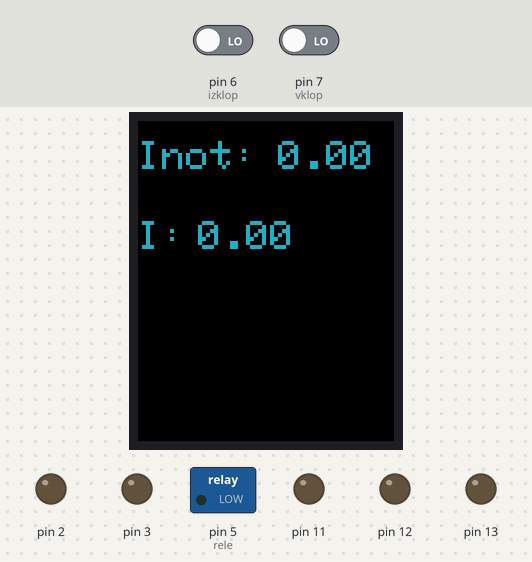
Recording of a sketch running on a simulated Arduino Uno, built with avr-gcc and run on an emulated ATmega328P. Shown: 128×160 colour display, switched loads named in the sketch (green lamp = pin HIGH), output pins drawn as LEDs (lit = HIGH). The test bench sets the inputs (shaded band); at power-on: pin 7 (vklop) LOW, pin 6 (izklop) LOW. Random numbers use the default seed unless the sketch sets one; pins used as bus, display or sensor lines are not drawn; what the sketch prints to the serial monitor is not drawn.

Above: at 1.2 s.
1.3 s: pin 7 (vklop) driven HIGH
At 2.1 s:
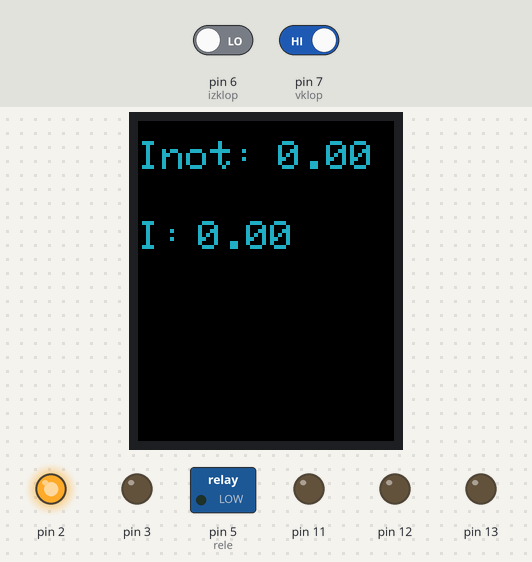
4.3 s: pin 6 (izklop) driven HIGH and pin 7 (vklop) driven LOW
At 5.05 s:
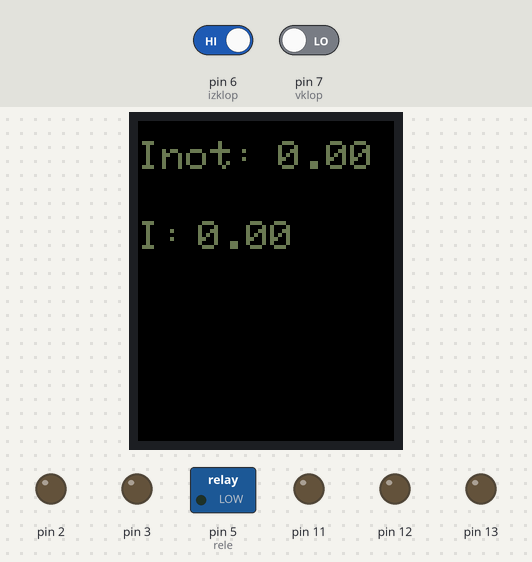
6.8 s: pin 7 (vklop) driven HIGH
At 7.6 s:
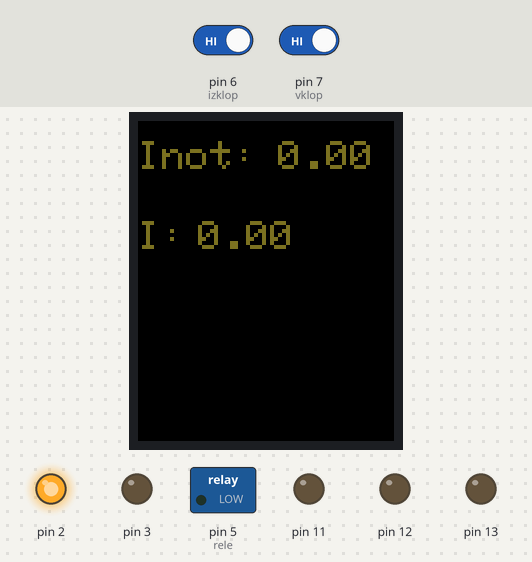
9.8 s: pin 7 (vklop) driven LOW
At 10.56 s:
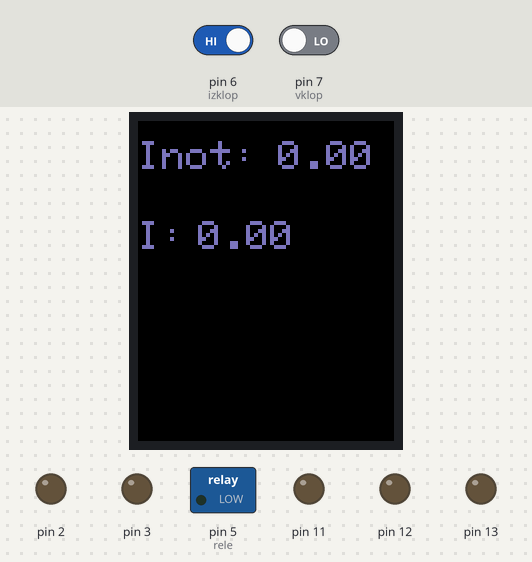
12.8 s: pin 6 (izklop) driven LOW and pin 7 (vklop) driven HIGH
At 13.6 s:
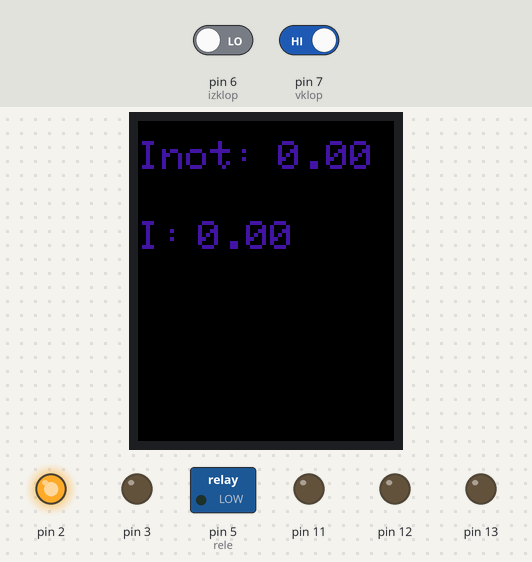
Timing chart, 0 to 30.3 s (numbered marks = the images above; inputs shaded):
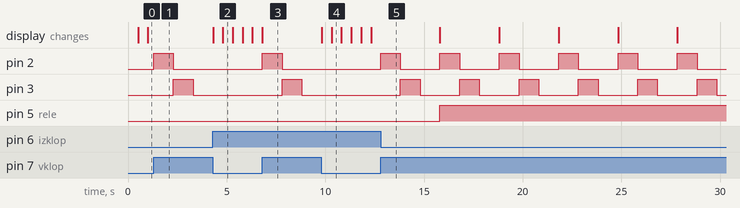

The sketch:

Krmilnik_TFT1.8_ACS712.ino
```cpp
// (c) Michael Schoeffler 2019, http://www.mschoeffler.de

#include <SPI.h>
#include <SD.h>
#include <TFT.h>

#define PIN_SD_CS 4
#define PIN_TFT_CS 10
#define PIN_DC 9
#define PIN_RST 8


TFT TFTscreen = TFT(PIN_TFT_CS, PIN_DC, PIN_RST);

void setup() {
  // initialize default serial connection to send debug information
  Serial.begin(9600);
    pinMode(A0, INPUT);
  for (int i = 0; i<14; i++){
    pinMode(i, OUTPUT);
  }
  pinMode(7, INPUT);
  pinMode(6, INPUT);

 TFTscreen.setTextSize(2);
  while (!Serial) {
    // wait until default serial connection is fully set up
  }

  //The following two lines replace "TFTscreen.begin();" => avoids that red and blue (?) are swapped/interchanged
  TFTscreen.initR(INITR_BLACKTAB);
  TFTscreen.setRotation(1);

   TFTscreen.setTextSize(2);
  TFTscreen.background(0, 0, 0);

}
float currentVal = 0;
 float procenti = 0;

int vklop = 7;
int rele = 5;
int izklop = 6;

bool stanjereleja = 0;
float tokovni_senzor = 0;
char buffer[40];
bool proces = 0;
int numb_procesa = 0;


char printout[4];

int period = 500;
unsigned long time_now = 0;
int neki = 0;

void loop() {
  neki = currentVal;
    if((millis()- time_now >= period)){
      Serial.println(currentVal);
      Serial.println(neki);
      time_now = millis();

    int redRandom = random(0, 255);
    int greenRandom = random (0, 255);
    int blueRandom = random (0, 255);

    // set a random font color
    TFTscreen.stroke(redRandom, greenRandom, blueRandom);


    String procenti_string = String(currentVal);

      procenti_string.toCharArray(printout,10);
       TFTscreen.text("Inot:",0,10);
       TFTscreen.fillRect(70, 10, 70, 20, 0x0000);
      TFTscreen.text(printout,70,10);
      TFTscreen.text("A",140,10);


     procenti_string = String(procenti);

      procenti_string.toCharArray(printout,10);
       TFTscreen.text("I:",0,50);
       TFTscreen.fillRect(30, 50, 100, 30, 0x0000);
      TFTscreen.text(printout,30,50);
      TFTscreen.text("%",140,50);

  }
  //Serial.println(analogRead(A0));


  if ( digitalRead(vklop) == HIGH){

    proces = 1;
  }
  else if ( digitalRead(izklop) == HIGH){
    digitalWrite(rele, LOW);
      proces = 0;
      numb_procesa = 0;
       digitalWrite(4, LOW);
    digitalWrite(3, LOW);
    digitalWrite(2, LOW);
  }
  else if ((procenti * procenti) > 100*100){
    digitalWrite(rele, LOW);
      proces = 0;
      numb_procesa = 0;
       digitalWrite(4, LOW);
    digitalWrite(3, LOW);
    digitalWrite(2, LOW);
  }
 if ((proces == 1) && (numb_procesa < 1)){

   digitalWrite(2, HIGH);
    digitalWrite(3, LOW);
    digitalWrite(4, LOW);
    delay (1000);
     digitalWrite(2, LOW);
    digitalWrite(3, HIGH);
    digitalWrite(4, LOW);
    delay(1000);
     digitalWrite(2, LOW);
    digitalWrite(3, LOW);
    digitalWrite(4, HIGH);
    delay(1000);
     digitalWrite(2, LOW);
    digitalWrite(3, LOW);
    digitalWrite(4, LOW);

  float average = 0;
 digitalWrite(rele, HIGH);
  numb_procesa +=1;
 }
 else if ((proces == 1) && (numb_procesa > 0)){

  float average = 0;
 for(int i = 0; i < 1000; i++) {
     average = average + (.0264 * analogRead(A0) -13.46);//for the 5A mode,

 }
  currentVal = average/1000;
  procenti = ((currentVal)/2) *100;
 Serial.print("Current :");
 Serial.print(currentVal);
 Serial.println("A");
 neki = currentVal;


  if ((procenti*procenti > 100*100) && ( digitalRead(vklop) != HIGH)) {
    digitalWrite(rele, LOW);
      proces = 0;
      numb_procesa = 0;
    digitalWrite(4, LOW);
    digitalWrite(3, LOW);
    digitalWrite(2, LOW);
  }
  else if(procenti*procenti > 90*90){
    digitalWrite(2, HIGH);
    digitalWrite(3, LOW);
    digitalWrite(4, LOW);
    numb_procesa = 1;
  }
  else if  (procenti*procenti > 75*75){
    digitalWrite(3, HIGH);
    digitalWrite(2, LOW);
    digitalWrite(4, LOW);
    numb_procesa = 1;
  }else{

    digitalWrite(4, HIGH);
    digitalWrite(3, LOW);
    digitalWrite(2, LOW);
    numb_procesa = 1;

  }

 }
}
```

Measured:
- after the input at 1.3 s, pin 2: LOW → HIGH at once, → LOW 1.0 s later; pin 3: LOW → HIGH after 1.0 s, → LOW 1.0 s later
- after the input at 6.8 s, pin 2: LOW → HIGH at once, → LOW 1.0 s later; pin 3: LOW → HIGH after 1.0 s, → LOW 1.0 s later
- after the input at 12.8 s, pin 2: alternates HIGH for 1.0 s and LOW for 2.0 s, starting at once; pin 3: alternates HIGH for 1.0 s and LOW for 2.0 s, starting after 1.0 s; pin 5 (rele): LOW → HIGH after 3.0 s
- what the display in image 2 shows lasts 0.5 s, from 4.8 s to 5.3 s
